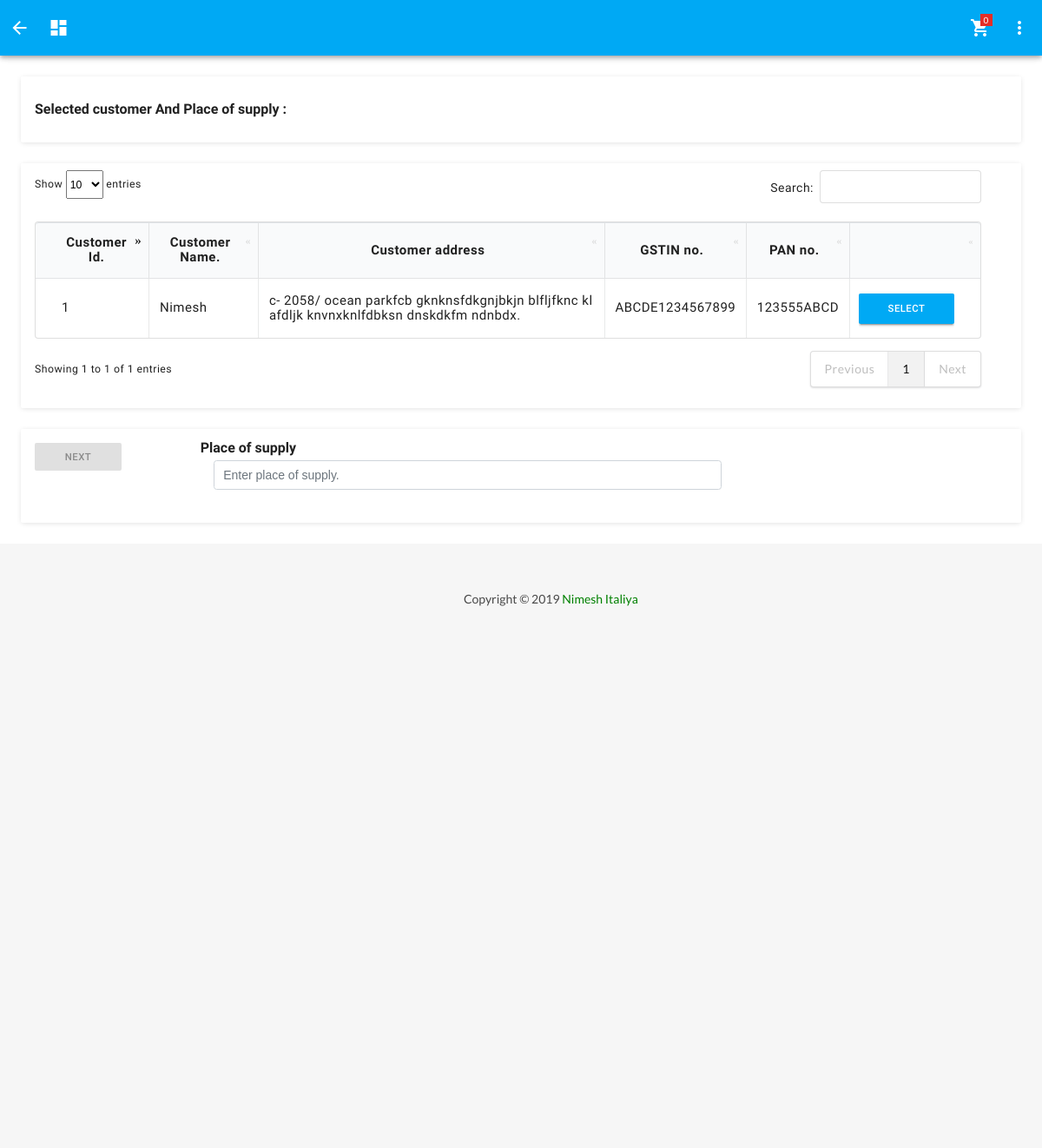
The page /pages/forms/cust-list.php (signed in) on the database its author committed.
### tables this page shows
CREATE TABLE IF NOT EXISTS `customers` (
  `cust_id` varchar(10) NOT NULL,
  `customer_name` varchar(50) DEFAULT NULL,
  `addr` varchar(100) DEFAULT NULL,
  `gstin_no` varchar(15) DEFAULT NULL,
  `pan_no` varchar(10) DEFAULT NULL,
  `phone_no` varchar(10) DEFAULT NULL,
  `username` varchar(30) NOT NULL,
  PRIMARY KEY (`cust_id`,`username`)
);

### pages/forms/cust-list.php (the view, shortened to what this page needs)
<!DOCTYPE html>
<html lang="en">
<head>
  	<link href="../../css/bootstrap.min.css" rel="stylesheet" id="bootstrap-css">
  	<link rel="stylesheet" href="../../css/login_form.css">
  	<link rel="stylesheet" href="../../node_modules/mdi/css/materialdesignicons.min.css">
  	<link rel="stylesheet" href="../../css/style.css">
    <link rel="stylesheet" href="../../css/semantic.min.css">
    <link rel="stylesheet" href="../../css/dataTables.semanticui.min.css">
</head>
<body onload="onload_fun()">
  	<div class="body-wrapper">
    	<header class="mdc-toolbar mdc-elevation--z4 mdc-toolbar--fixed">
      		<div class="mdc-toolbar__row">
		  		<section class="mdc-toolbar__section mdc-toolbar__section--align-start">
			  		<div class="mdc-menu-anchor">
						<a href="javascript:history.go(-1)" title="Return to the previous page" class="mdc-toolbar__icon toggle mdc-ripple-surface" data-mdc-auto-init="MDCRipple">
							<i class="material-icons">arrow_back</i>
						</a>
			  		</div>
			  		<div class="mdc-menu-anchor">
                		<a href="../../dashboard.php" class="mdc-toolbar__icon toggle mdc-ripple-surface" data-mdc-auto-init="MDCRipple">
                  			<i class="material-icons">dashboard</i>
                		</a>
              		</div>
          		</section>
        		<section class="mdc-toolbar__section mdc-toolbar__section--align-end" role="toolbar">
          			<div class="mdc-menu-anchor">
            			<a href="selected-product-list.php" class="mdc-toolbar__icon toggle mdc-ripple-surface" data-mdc-auto-init="MDCRipple">
              				<i class="material-icons">shopping_cart</i>
				              	<span class="dropdown-count" id="span_quantity">
								<?php
								include ("../../DBconfig.php");
								$user_name = $_SESSION["user_name"];
								$sql = "SELECT COUNT(id) count FROM bill_data WHERE username = '$user_name';";
				              	$result = mysqli_query($conn, $sql);
				              	if (mysqli_num_rows($result) > 0) {
				                  	$row = mysqli_fetch_assoc($result);
				                  	echo $row["count"];
				              	}else {
				                  	echo "0";
				              	}
								?>
						  		</span>
            			</a>
          			</div>
          			<div class="mdc-menu-anchor mr-1">
            			<a href="#" class="mdc-toolbar__icon toggle mdc-ripple-surface" data-toggle="dropdown" toggle-dropdown="logout-menu" data-mdc-auto-init="MDCRipple">
              				<i class="material-icons">more_vert</i>
            			</a>
          			</div>
        		</section>
      		</div>
    	</header>
    	<div class="page-wrapper mdc-toolbar-fixed-adjust">
        	<div class="mdc-layout-grid">
          		<div class="mdc-layout-grid__inner">
			  		<div class="mdc-layout-grid__cell stretch-card mdc-layout-grid__cell--span-12">
						<div class="mdc-card">
				  			<section class="mdc-card__primary">
								<h1 class="mdc-card__title mdc-card__title--large">Selected customer And Place of supply :</h1>
				  			</section>
						</div>
			  		</div>
            		<div class="mdc-layout-grid__cell stretch-card mdc-layout-grid__cell--span-12">
              			<div class="mdc-card">
                			<section class="mdc-card__supporting-text">
                    			<div class="mdc-layout-grid__inner">
                        			<div class="mdc-layout-grid__cell mdc-layout-grid__cell--span-12-desktop">
                          				<div class="template-demo">
                            				<div id="demo-tf-box-wrapper">
                                				<div class="container">
                                    				<table id="example" class="ui celled table" style="width:100%">
                                        				<thead>
                                            				<tr>
				                                                <th style="text-align: center; vertical-align: inherit; font-size: 15px;">Customer Id.</th>
				                		                        <th style="text-align: center; vertical-align: inherit; font-size: 15px;">Customer Name.</th>
																<th style="text-align: center; vertical-align: inherit; font-size: 15px;">Customer address</th>
				                                                <th style="text-align: center; vertical-align: inherit; font-size: 15px;">GSTIN no.</th>
				                                                <th style="text-align: center; vertical-align: inherit; font-size: 15px;">PAN no.</th>
				                                                <th></th>
				                                            </tr>
				                                        </thead>
				                                        <tbody>
				                                            <?php
				            		                        if(isset($_SESSION["user_name"])) {
				    				                            include ("../../DBconfig.php");
				    				                            $user_name = $_SESSION["user_name"];
				            				                    $sql = "SELECT * FROM customers where username = '$user_name';";
				            				                    $result = mysqli_query($conn, $sql);
				            				                    if (mysqli_num_rows($result) > 0)
				            		                                while($row = mysqli_fetch_assoc($result)){
				            				                            echo "<tr>" .
				                                                        " <td style=\"text-align: left; vertical-align: inherit; font-size: 15px;\">$row[cust_id]</td>" .
				            		                                        " <td style=\"text-align: left; vertical-align: inherit; font-size: 15px;\">$row[customer_name]</td>" .
																			" <td style=\"text-align: left; vertical-align: inherit; font-size: 15px;\">$row[addr]</td>" .
				                                                            " <td style=\"text-align: left; vertical-align: inherit; font-size: 15px;\">$row[gstin_no]</td>" .
																			" <td style=\"text-align: left; vertical-align: inherit; font-size: 15px;\">$row[pan_no]</td>" .
				                                                            " <td><div id='demo-tf-box-wrapper'><div class='mdc-list-item mdc-drawer-item purchase-link' ><button onclick='select_cust(this)' class='mdc-button mdc-button--raised mdc-button--dense mdc-ripple-upgraded' data-mdc-auto-init='MDCRipple' style='--mdc-ripple-fg-size:44.925px;height:35px; width: 110px; --mdc-ripple-fg-scale:2.03509; --mdc-ripple-fg-translate-start:21.9125px, -4.86249px; --mdc-ripple-fg-translate-end:14.975px, -6.4625px;'>Select</button></div></div></td>" . "</tr>";
				            				                        }
				            				                }
				            				                ?>
				                                        </tbody>
                                    				</table>
                                				</div>
                            				</div>
                          				</div>
                        			</div>
                    			</div>
                			</section>
            			</div>
        			</div>
        			<div class="mdc-layout-grid__cell stretch-card mdc-layout-grid__cell--span-12">
          				<div class="mdc-card">
			  				<form class="frm" method="post" id="frm" action="view-bill.php">
              					<section class="mdc-card__supporting-text">
                  					<div class="mdc-layout-grid__inner">
                      					<div class="mdc-layout-grid__cell mdc-layout-grid__cell--span-2-desktop">
                        					<div class="template-demo">
                          						<div id="demo-tf-box-wrapper">
                                					<div class="mdc-list-item mdc-drawer-item purchase-link">
                                    					<input type="submit" id="submit_button" disabled style="width: 100px;" value="next" class="mdc-button mdc-button--raised mdc-button--dense mdc-drawer-link" data-mdc-auto-init="MDCRipple">
                                					</div>
                          						</div>
                      						</div>
                      					</div>
					  					<div class="mdc-layout-grid__cell mdc-layout-grid__cell--span-8-desktop">
											<div class="template-demo">
						  						<div id="demo-tf-box-leading-wrapper">
							  						<div class="form-group">
														<h1 class="mdc-card__title mdc-card__title--large">Place of supply</h1>
														<div class="col-sm-10">
															<input type="text" class="form-control" id="place_of_supply" placeholder="Enter place of supply." name="place_of_supply">
														</div>
							  						</div>
						  						</div>
											</div>
					  					</div>
                  					</div>
              					</section>
		  					</form>
          				</div>
         			</div>
    			</div>
			</div>
			<main class="content-wrapper">
			    <?php include("../../partials/_footer.php"); ?>
			</main>
    	</div>
    </div>
</body>
</html>

### css/login_form.css (style rules this page uses)
body { background-color: #25274d; }

### pages/forms/cust-list.php (style rules this page uses)
th, td { text-align: left; vertical-align: top; font-size: 15px; }

### rows shown on the page
customers: cust "1", customer_name "Nimesh", addr "c- 2058/ ocean parkfcb gknknsfdkgnjbkjn blfljfknc kl afdljk knvnxknlfdbksn dnskdkfm ndnbdx.", gstin_no "ABCDE1234567899", pan_no "123555ABCD"

### other values the page prints
$row["count"] "0"
